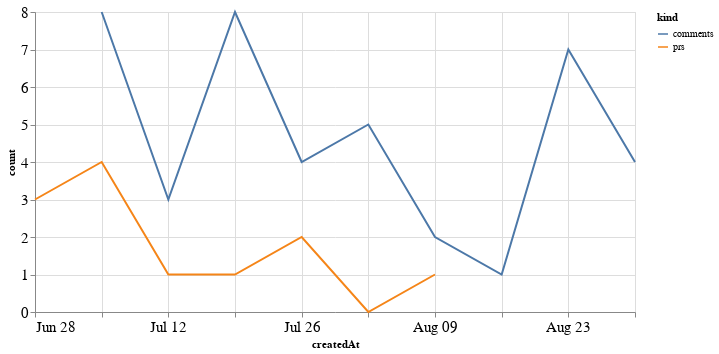

The notebook cell saved with this chart:
### Code cell
alt.Chart(total_time, width=600).mark_line().encode(
    x='createdAt',
    y='count',
    color='kind'
)

### Figure 1 — Vega-Lite specification as saved in the notebook (floating-point values rounded to 4 significant figures)
{"config": {"axisLeft": {"labelFontSize": 15}, "axisBottom": {"labelFontSize": 15}}, "data": {"name": "data-579c3dbfbf615ebfb2c6714f5866e196"}, "mark": "line", "encoding": {"color": {"type": "nominal", "field": "kind"}, "x": {"type": "temporal", "field": "createdAt"}, "y": {"type": "quantitative", "field": "count"}}, "width": 600, "$schema": "https://vega.github.io/schema/vega-lite/v4.8.1.json", "datasets": {"data-579c3dbfbf615ebfb2c6714f5866e196": [{"createdAt": "2020-06-28T00:00:00", "kind": "prs", "count": 3.0}, {"createdAt": "2020-07-05T00:00:00", "kind": "prs", "count": 4.0}, {"createdAt": "2020-07-12T00:00:00", "kind": "prs", "count": 1.0}, {"createdAt": "2020-07-19T00:00:00", "kind": "prs", "count": 1.0}, {"createdAt": "2020-07-26T00:00:00", "kind": "prs", "count": 2.0}, {"createdAt": "2020-08-02T00:00:00", "kind": "prs", "count": 0.0}, {"createdAt": "2020-08-09T00:00:00", "kind": "prs", "count": 1.0}, {"createdAt": "2020-08-16T00:00:00", "kind": "prs", "count": null}, {"createdAt": "2020-08-23T00:00:00", "kind": "prs", "count": null}, {"createdAt": "2020-08-30T00:00:00", "kind": "prs", "count": null}, {"createdAt": "2020-06-28T00:00:00", "kind": "comments", "count": null}, {"createdAt": "2020-07-05T00:00:00", "kind": "comments", "count": 8.0}, {"createdAt": "2020-07-12T00:00:00", "kind": "comments", "count": 3.0}, {"createdAt": "2020-07-19T00:00:00", "kind": "comments", "count": 8.0}, {"createdAt": "2020-07-26T00:00:00", "kind": "comments", "count": 4.0}, {"createdAt": "2020-08-02T00:00:00", "kind": "comments", "count": 5.0}, {"createdAt": "2020-08-09T00:00:00", "kind": "comments", "count": 2.0}, {"createdAt": "2020-08-16T00:00:00", "kind": "comments", "count": 1.0}, {"createdAt": "2020-08-23T00:00:00", "kind": "comments", "count": 7.0}, {"createdAt": "2020-08-30T00:00:00", "kind": "comments", "count": 4.0}]}}
